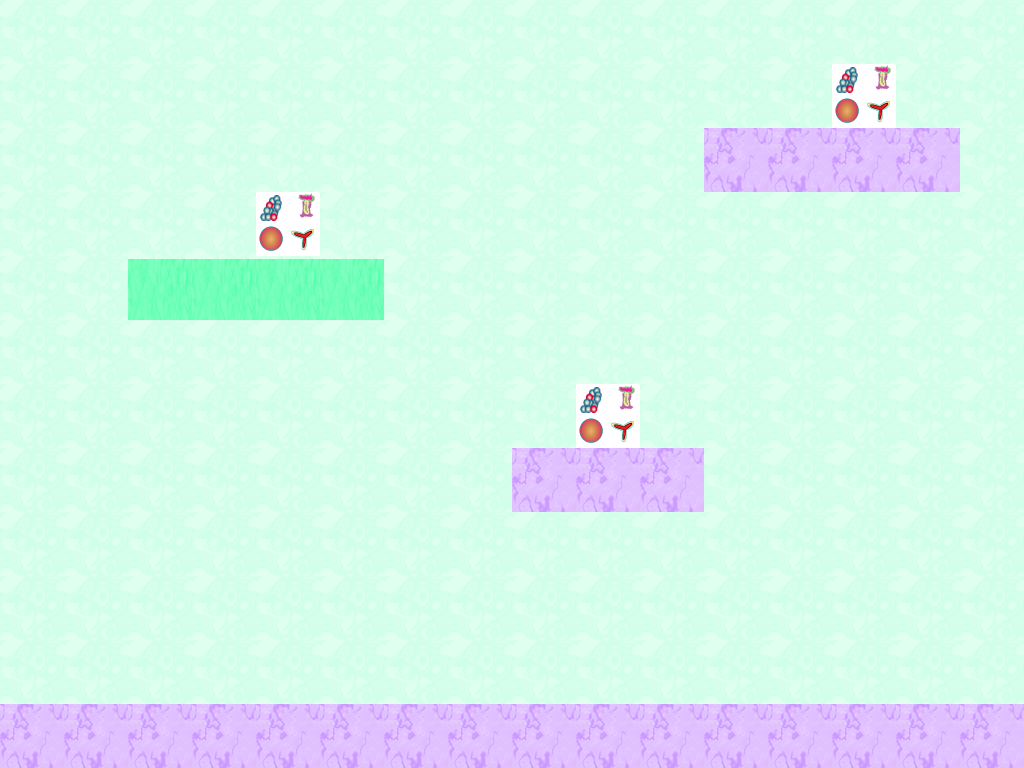

This game map was drawn from its Tiled (.tmx) file and the tilesets committed beside it. A one-line description and the full map source follow:
An orthogonal 16x12 tile map with 64x64 px tiles, 1 tile layer (Capa de Patrones 1) and 8 objects (4x citrus.objects.platformer.box2d.Platform, citrus.objects.platformer.box2d.Enemy, citrus.objects.platformer.box2d.Hero).

<map version="1.0" orientation="orthogonal" width="16" height="12" tilewidth="64" tileheight="64">
 <tileset firstgid="1" name="tilemap1" tilewidth="64" tileheight="64">
  <image source="tilemap_01.png" width="265" height="199" />
 </tileset>
 <layer name="Capa de Patrones 1" width="16" height="12">
  <data>
   <tile gid="1" />
   <tile gid="1" />
   <tile gid="1" />
   <tile gid="1" />
   <tile gid="1" />
   <tile gid="1" />
   <tile gid="1" />
   <tile gid="1" />
   <tile gid="1" />
   <tile gid="1" />
   <tile gid="1" />
   <tile gid="1" />
   <tile gid="1" />
   <tile gid="1" />
   <tile gid="1" />
   <tile gid="1" />
   <tile gid="1" />
   <tile gid="1" />
   <tile gid="1" />
   <tile gid="1" />
   <tile gid="1" />
   <tile gid="1" />
   <tile gid="1" />
   <tile gid="1" />
   <tile gid="1" />
   <tile gid="1" />
   <tile gid="1" />
   <tile gid="1" />
   <tile gid="1" />
   <tile gid="12" />
   <tile gid="1" />
   <tile gid="1" />
   <tile gid="1" />
   <tile gid="1" />
   <tile gid="1" />
   <tile gid="1" />
   <tile gid="1" />
   <tile gid="1" />
   <tile gid="1" />
   <tile gid="1" />
   <tile gid="1" />
   <tile gid="1" />
   <tile gid="1" />
   <tile gid="4" />
   <tile gid="4" />
   <tile gid="4" />
   <tile gid="4" />
   <tile gid="1" />
   <tile gid="1" />
   <tile gid="1" />
   <tile gid="1" />
   <tile gid="1" />
   <tile gid="12" />
   <tile gid="1" />
   <tile gid="1" />
   <tile gid="1" />
   <tile gid="1" />
   <tile gid="1" />
   <tile gid="1" />
   <tile gid="1" />
   <tile gid="1" />
   <tile gid="1" />
   <tile gid="1" />
   <tile gid="1" />
   <tile gid="1" />
   <tile gid="1" />
   <tile gid="5" />
   <tile gid="5" />
   <tile gid="5" />
   <tile gid="5" />
   <tile gid="1" />
   <tile gid="1" />
   <tile gid="1" />
   <tile gid="1" />
   <tile gid="1" />
   <tile gid="1" />
   <tile gid="1" />
   <tile gid="1" />
   <tile gid="1" />
   <tile gid="1" />
   <tile gid="1" />
   <tile gid="1" />
   <tile gid="1" />
   <tile gid="1" />
   <tile gid="1" />
   <tile gid="1" />
   <tile gid="1" />
   <tile gid="1" />
   <tile gid="1" />
   <tile gid="1" />
   <tile gid="1" />
   <tile gid="1" />
   <tile gid="1" />
   <tile gid="1" />
   <tile gid="1" />
   <tile gid="1" />
   <tile gid="1" />
   <tile gid="1" />
   <tile gid="1" />
   <tile gid="1" />
   <tile gid="1" />
   <tile gid="1" />
   <tile gid="1" />
   <tile gid="1" />
   <tile gid="1" />
   <tile gid="12" />
   <tile gid="1" />
   <tile gid="1" />
   <tile gid="1" />
   <tile gid="1" />
   <tile gid="1" />
   <tile gid="1" />
   <tile gid="1" />
   <tile gid="1" />
   <tile gid="1" />
   <tile gid="1" />
   <tile gid="1" />
   <tile gid="1" />
   <tile gid="1" />
   <tile gid="1" />
   <tile gid="4" />
   <tile gid="4" />
   <tile gid="4" />
   <tile gid="1" />
   <tile gid="1" />
   <tile gid="1" />
   <tile gid="1" />
   <tile gid="1" />
   <tile gid="1" />
   <tile gid="1" />
   <tile gid="1" />
   <tile gid="1" />
   <tile gid="1" />
   <tile gid="1" />
   <tile gid="1" />
   <tile gid="1" />
   <tile gid="1" />
   <tile gid="1" />
   <tile gid="1" />
   <tile gid="1" />
   <tile gid="1" />
   <tile gid="1" />
   <tile gid="1" />
   <tile gid="1" />
   <tile gid="1" />
   <tile gid="1" />
   <tile gid="1" />
   <tile gid="1" />
   <tile gid="1" />
   <tile gid="1" />
   <tile gid="1" />
   <tile gid="1" />
   <tile gid="1" />
   <tile gid="1" />
   <tile gid="1" />
   <tile gid="1" />
   <tile gid="1" />
   <tile gid="1" />
   <tile gid="1" />
   <tile gid="1" />
   <tile gid="1" />
   <tile gid="1" />
   <tile gid="1" />
   <tile gid="1" />
   <tile gid="1" />
   <tile gid="1" />
   <tile gid="1" />
   <tile gid="1" />
   <tile gid="1" />
   <tile gid="1" />
   <tile gid="1" />
   <tile gid="1" />
   <tile gid="1" />
   <tile gid="1" />
   <tile gid="1" />
   <tile gid="1" />
   <tile gid="4" />
   <tile gid="4" />
   <tile gid="4" />
   <tile gid="4" />
   <tile gid="4" />
   <tile gid="4" />
   <tile gid="4" />
   <tile gid="4" />
   <tile gid="4" />
   <tile gid="4" />
   <tile gid="4" />
   <tile gid="4" />
   <tile gid="4" />
   <tile gid="4" />
   <tile gid="4" />
   <tile gid="4" />
  </data>
 </layer>
 <objectgroup name="Capa de Objetos 1" width="16" height="12">
  <object type="citrus.objects.platformer.box2d.Platform" x="0" y="704" width="1024" height="64" />
  <object type="citrus.objects.platformer.box2d.Platform" x="704" y="128" width="256" height="64" />
  <object type="citrus.objects.platformer.box2d.Platform" x="128" y="256" width="256" height="64" />
  <object name="enemy" type="citrus.objects.platformer.box2d.Enemy" x="896" y="640" width="64" height="64" />
  <object name="hero" type="citrus.objects.platformer.box2d.Hero" x="192" y="640" width="64" height="64" />
  <object type="citrus.objects.platformer.box2d.Platform" x="512" y="448" width="192" height="64" />
  <object x="512" y="448" width="128" />
  <object x="320" y="-192" />
 </objectgroup>
</map>